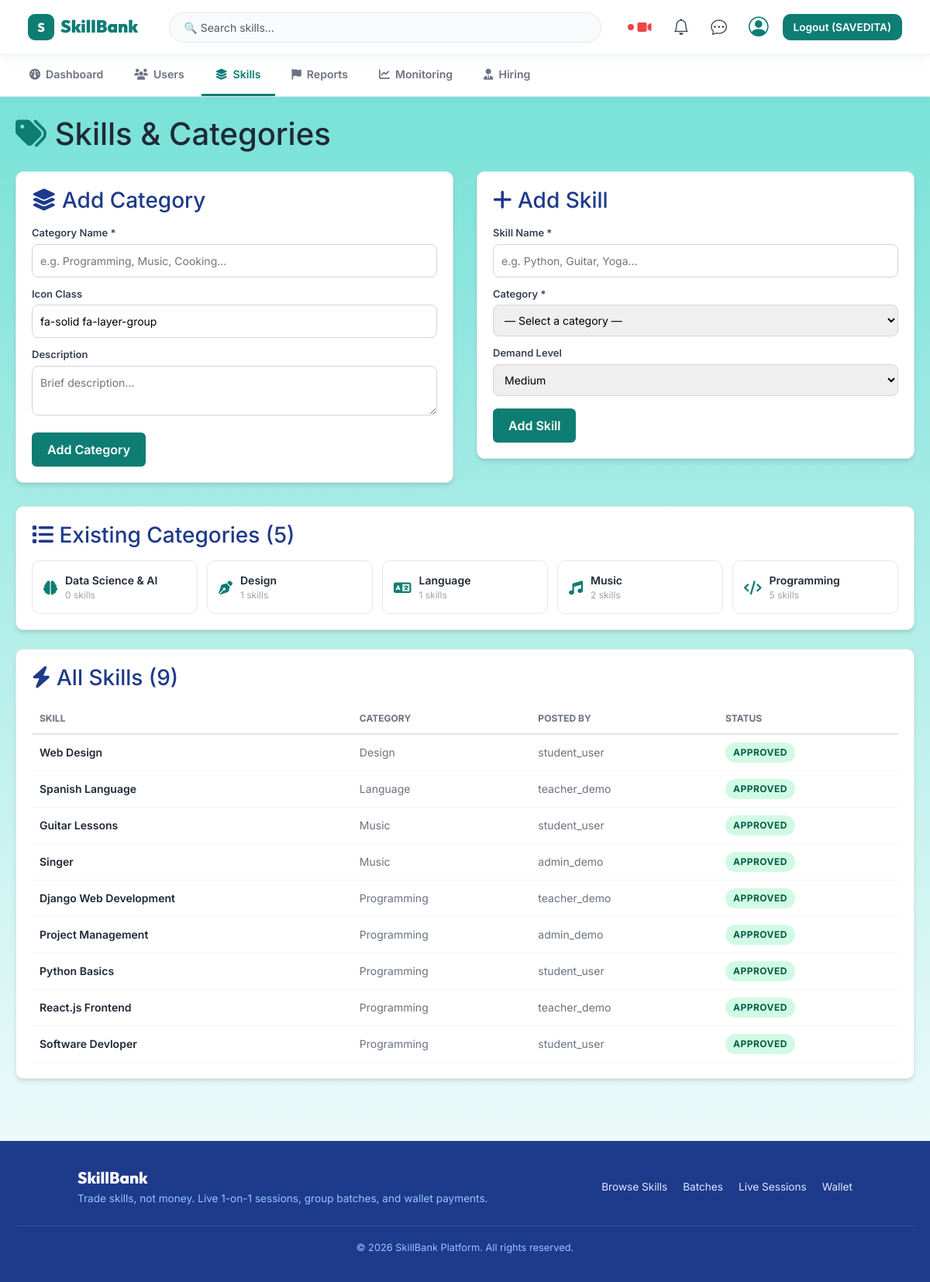
Page /admin-panel/skills/ (signed in) on the committed database.
### skill_management/models.py (models this page shows, shortened)
class SkillCategory(models.Model):
    STATUS_CHOICES = [
        ('active', 'Active'),
        ('inactive', 'Inactive'),
    ]
    category_name = models.CharField(max_length=100, unique=True)
    description = models.TextField(blank=True, default='')
    status = models.CharField(max_length=10, choices=STATUS_CHOICES, default='active')
    icon_class = models.CharField(
        max_length=80, default='fa-solid fa-layer-group',
        help_text='FontAwesome icon class'
    )
    is_active = models.BooleanField(default=True)
    created_at = models.DateTimeField(auto_now_add=True)
    class Meta:
        db_table = 'skill_categories'
        verbose_name = 'Skill Category'
        verbose_name_plural = 'Skill Categories'
        ordering = ['category_name']

class Skill(models.Model):
    LEVEL_CHOICES = [
        ('Beginner', 'Beginner'),
        ('Intermediate', 'Intermediate'),
        ('Advanced', 'Advanced'),
    ]
    SKILL_TYPE_CHOICES = [
        ('offered', 'Offered'),
        ('wanted', 'Wanted'),
    ]
    STATUS_CHOICES = [
        ('pending', 'Pending'),
        ('approved', 'Approved'),
        ('rejected', 'Rejected'),
    ]
    user = models.ForeignKey(
        User, on_delete=models.CASCADE, related_name='skills',
        help_text='User who owns this skill listing'
    )
    category = models.ForeignKey(
        SkillCategory, on_delete=models.CASCADE, related_name='skills'
    )
    title = models.CharField(max_length=150)
    description = models.TextField(blank=True, default='')
    skill_type = models.CharField(
        max_length=10, choices=SKILL_TYPE_CHOICES, default='offered'
    )
    level = models.CharField(max_length=20, choices=LEVEL_CHOICES, default='Beginner')
    status = models.CharField(max_length=10, choices=STATUS_CHOICES, default='pending')
    created_at = models.DateTimeField(auto_now_add=True)
    demand_level = models.CharField(
        max_length=10,
        choices=[('HIGH', 'High'), ('MEDIUM', 'Medium'), ('LOW', 'Low')],
        default='MEDIUM'
    )
    is_featured = models.BooleanField(default=False)
    class Meta:
        db_table = 'skills'
        ordering = ['-created_at']

### admin_panel/views.py (the view, shortened to what this page needs)
# urls.py: path('skills/', views.manage_skills, name='manage_skills'),
@login_required
@user_passes_test(is_admin)
def manage_skills(request):
    categories = SkillCategory.objects.prefetch_related('skills').annotate(skill_count=Count('skills'))
    skills = Skill.objects.select_related('category', 'user').order_by('category__category_name', 'title')
    context = {
        'categories': categories,
        'skills': skills,
        'active_tab': 'skills',
    }
    return render(request, 'admin_panel/skills.html', context)

### admin_panel/templates/admin_panel/skills.html (shortened to what this page needs)
{% extends 'base.html' %}
{% block content %}
<nav class="admin-nav">
  <a href="/admin-panel/"><i class="fa-solid fa-gauge"></i> Dashboard</a>
  <a href="/admin-panel/users/"><i class="fa-solid fa-users"></i> Users</a>
  <a href="/admin-panel/skills/" class="active"><i class="fa-solid fa-layer-group"></i> Skills</a>
  <a href="/admin-panel/reports/"><i class="fa-solid fa-flag"></i> Reports</a>
  <a href="/admin-panel/monitoring/"><i class="fa-solid fa-chart-line"></i> Monitoring</a>
  <a href="/admin-panel/hiring/"><i class="fa-solid fa-user-tie"></i> Hiring</a>
</nav>
<div style="max-width:1200px;margin:20px auto;padding:0 20px;">
    <div style="margin-bottom:24px;">
        <h1 style="color:#1f2937;margin:8px 0 0;"><i class="fa-solid fa-tags" style="color:#0e7d73;"></i> Skills & Categories</h1>
    </div>
    <div style="display:grid;grid-template-columns:1fr 1fr;gap:30px;align-items:start;">
        <div class="card-theme">
            <h3 style="color:#1E3A8A;margin-bottom:16px;"><i class="fa-solid fa-layer-group"></i> Add Category</h3>
            <form method="POST">
                <div style="margin-bottom:12px;">
                    <label style="display:block;font-size:13px;font-weight:600;color:#374151;margin-bottom:4px;">Category Name *</label>
                    <input type="text" name="category_name" required placeholder="e.g. Programming, Music, Cooking..."
                           style="width:100%;padding:10px;border:1px solid #d1d5db;border-radius:8px;font-size:14px;box-sizing:border-box;">
                </div>
                <div style="margin-bottom:12px;">
                    <label style="display:block;font-size:13px;font-weight:600;color:#374151;margin-bottom:4px;">Icon Class</label>
                    <input type="text" name="icon_class" placeholder="fa-solid fa-code" value="fa-solid fa-layer-group"
                           style="width:100%;padding:10px;border:1px solid #d1d5db;border-radius:8px;font-size:14px;box-sizing:border-box;">
                </div>
                <div style="margin-bottom:16px;">
                    <label style="display:block;font-size:13px;font-weight:600;color:#374151;margin-bottom:4px;">Description</label>
                    <textarea name="description" rows="2" placeholder="Brief description..."
                              style="width:100%;padding:10px;border:1px solid #d1d5db;border-radius:8px;font-size:14px;box-sizing:border-box;resize:vertical;"></textarea>
                </div>
                <button type="submit" class="btn-primary">Add Category</button>
            </form>
        </div>
        <div class="card-theme">
            <h3 style="color:#1E3A8A;margin-bottom:16px;"><i class="fa-solid fa-plus"></i> Add Skill</h3>
            <form method="POST">
                <div style="margin-bottom:12px;">
                    <label style="display:block;font-size:13px;font-weight:600;color:#374151;margin-bottom:4px;">Skill Name *</label>
                    <input type="text" name="skill_name" required placeholder="e.g. Python, Guitar, Yoga..."
                           style="width:100%;padding:10px;border:1px solid #d1d5db;border-radius:8px;font-size:14px;box-sizing:border-box;">
                </div>
                <div style="margin-bottom:12px;">
                    <label style="display:block;font-size:13px;font-weight:600;color:#374151;margin-bottom:4px;">Category *</label>
                    <select name="category_id" required style="width:100%;padding:10px;border:1px solid #d1d5db;border-radius:8px;font-size:14px;box-sizing:border-box;">
                        <option value="">— Select a category —</option>
                    </select>
                </div>
                <div style="margin-bottom:16px;">
                    <label style="display:block;font-size:13px;font-weight:600;color:#374151;margin-bottom:4px;">Demand Level</label>
                    <select name="demand_level" style="width:100%;padding:10px;border:1px solid #d1d5db;border-radius:8px;font-size:14px;box-sizing:border-box;">
                        <option value="MEDIUM" selected>Medium</option>
                    </select>
                </div>
                <button type="submit" class="btn-primary">Add Skill</button>
            </form>
        </div>
    </div>
    <div class="card-theme" style="margin-top:30px;">
        <h3 style="color:#1E3A8A;margin-bottom:16px;"><i class="fa-solid fa-list"></i> Existing Categories ({{ categories|length }})</h3>
        <div style="display:grid;grid-template-columns:repeat(auto-fill,minmax(200px,1fr));gap:12px;">
            {% for cat in categories %}
            <div style="padding:14px;border:1px solid #e5e7eb;border-radius:10px;display:flex;align-items:center;gap:10px;">
                <i class="{{ cat.icon_class }}" style="color:#0e7d73;font-size:18px;"></i>
                <div>
                    <div style="font-weight:600;font-size:14px;">{{ cat.category_name }}</div>
                    <div style="font-size:12px;color:#9ca3af;">{{ cat.skill_count }} skills</div>
                </div>
            </div>
            {% empty %}
            <p style="color:#9ca3af;grid-column:1/-1;">No categories yet. Add one above!</p>
            {% endfor %}
        </div>
    </div>
    <div class="card-theme" style="margin-top:24px;">
        <h3 style="color:#1E3A8A;margin-bottom:16px;"><i class="fa-solid fa-bolt"></i> All Skills ({{ skills|length }})</h3>
        <table style="width:100%;border-collapse:collapse;font-size:14px;">
            <thead>
                <tr style="border-bottom:2px solid #e5e7eb;text-align:left;color:#6b7280;font-size:12px;text-transform:uppercase;">
                    <th style="padding:10px;">Skill</th>
                    <th style="padding:10px;">Category</th>
                    <th style="padding:10px;">Posted by</th>
                    <th style="padding:10px;">Status</th>
                </tr>
            </thead>
            <tbody>
                {% for skill in skills %}
                <tr style="border-bottom:1px solid #f3f4f6;">
                    <td style="padding:10px;font-weight:600;">{{ skill.title }}</td>
                    <td style="padding:10px;color:#6b7280;">{{ skill.category.category_name }}</td>
                    <td style="padding:10px;color:#6b7280;">{{ skill.user.username }}</td>
                    <td style="padding:10px;"><span class="badge-status accepted">{{ skill.status }}</span></td>
                </tr>
                {% empty %}
                <tr><td colspan="4" style="padding:20px;text-align:center;color:#9ca3af;">No skills posted yet.</td></tr>
                {% endfor %}
            </tbody>
        </table>
    </div>
</div>
{% endblock %}

### templates/base.html (shortened to what this page needs)
{% load static %}
<!DOCTYPE html>
<html lang="en">
<head>
    <link href="https://cdn.jsdelivr.net/npm/bootstrap@5.3.7/dist/css/bootstrap.min.css" rel="stylesheet">
    <link rel="stylesheet" href="https://cdn.jsdelivr.net/npm/bootstrap-icons@1.11.3/font/bootstrap-icons.min.css">
    <link rel="stylesheet" href="https://cdnjs.cloudflare.com/ajax/libs/font-awesome/6.4.0/css/all.min.css">
    <link rel="stylesheet" href="{% static 'theme/base.css' %}">
</head>
<body class="page-bg">
    <nav class="navbar base-navbar navbar-expand-lg">
        <div class="container-fluid px-2 px-md-3">
            <a class="navbar-brand" href="/">
                <span class="brand-icon" aria-hidden="true">S</span>
                <span class="brand-name">SkillBank</span>
            </a>
            <div class="collapse navbar-collapse" id="baseNavCollapse">
                <form class="nav-search d-flex flex-grow-1 mx-lg-4 my-2 my-lg-0" action="/browse/" method="GET">
                    <input class="form-control w-100" type="search" name="q" placeholder="🔍 Search skills..." value="{{ request.GET.q }}">
                </form>
                <div class="d-flex align-items-center gap-2 ms-auto flex-wrap nav-actions-group">
                    <a href="/live/" class="nav-icon-btn" title="Live Sessions">
                        <span class="live-dot me-1"></span>
                        <i class="fa-solid fa-video" style="color:#ef4444; font-size:1rem;"></i>
                    </a>
                    <a href="/notifications/" class="nav-icon-btn" title="Alerts">
                        <i class="bi bi-bell"></i>
                    </a>
                    <a href="/messaging/" class="nav-icon-btn" title="Messages">
                        <i class="bi bi-chat-dots"></i>
                    </a>
                    {% if user.is_authenticated %}
                        <div class="dropdown">
                            <a href="#" class="nav-icon-btn" data-bs-toggle="dropdown" title="{{ user.username }}">
                                <i class="bi bi-person-circle" style="font-size: 1.6rem; color: #0e7d73;"></i>
                            </a>
                        </div>
                        <a href="/auth/logout/" class="nav-logout-btn">Logout ({{ user.username }})</a>
                    {% else %}
                        <a href="/auth/login/" class="nav-login-btn">Sign up / Login</a>
                    {% endif %}
                </div>
            </div>
        </div>
    </nav>
    <main style="min-height: 80vh;">
        {% block content %}{% endblock %}
    </main>
    <footer style="background: #1E3A8A; color: white; padding: 35px 20px; margin-top: 60px;">
        <div class="footer-content-wrapper" style="max-width: 1000px; margin: 0 auto; display: flex; justify-content: space-between; align-items: center; flex-wrap: wrap; gap: 20px;">
            <div style="text-align: left;" class="text-mobile-center">
                <h3 style="font-family: 'Outfit', sans-serif; font-size: 1.3rem; font-weight: 800; color: #ffffff; margin-bottom: 4px;">SkillBank</h3>
                <p style="font-size: 0.85rem; color: #93c5fd; margin: 0;">Trade skills, not money. Live 1-on-1 sessions, group batches, and wallet payments.</p>
            </div>
            <div class="footer-links-group" style="display: flex; gap: 20px; font-size: 0.85rem;">
                <a href="/browse/" style="color: #e0e7ff; text-decoration: none;">Browse Skills</a>
                <a href="/batches/" style="color: #e0e7ff; text-decoration: none;">Batches</a>
                <a href="/live/" style="color: #e0e7ff; text-decoration: none;">Live Sessions</a>
                <a href="/wallet/" style="color: #e0e7ff; text-decoration: none;">Wallet</a>
            </div>
        </div>
        <div style="border-top: 1px solid rgba(255,255,255,0.1); margin-top: 25px; padding-top: 18px; font-size: 0.8rem; color: #93c5fd; text-align: center;">
            © 2026 SkillBank Platform. All rights reserved.
        </div>
    </footer>
</body>
</html>

### rows in the picture
SkillCategory: category_name "Data Science & AI", skill_count "0"
SkillCategory: category_name "Design", skill_count "1"
SkillCategory: category_name "Language", skill_count "1"
SkillCategory: category_name "Music", skill_count "2"
SkillCategory: category_name "Programming", skill_count "5"
Skill: title "Web Design", category.category_name "Design", user.username "student_user", status "APPROVED"
Skill: title "Spanish Language", category.category_name "Language", user.username "teacher_demo", status "APPROVED"
Skill: title "Guitar Lessons", category.category_name "Music", user.username "student_user", status "APPROVED"
Skill: title "Singer", category.category_name "Music", user.username "admin_demo", status "APPROVED"
Skill: title "Django Web Development", category.category_name "Programming", user.username "teacher_demo", status "APPROVED"
Skill: title "Project Management", category.category_name "Programming", user.username "admin_demo", status "APPROVED"
Skill: title "Python Basics", category.category_name "Programming", user.username "student_user", status "APPROVED"
Skill: title "React.js Frontend", category.category_name "Programming", user.username "teacher_demo", status "APPROVED"
Skill: title "Software Devloper", category.category_name "Programming", user.username "student_user", status "APPROVED"

### other values in the picture
{{ user.username }} "SAVEDITA"
{{ categories|length }} "5"
{{ skills|length }} "9"
